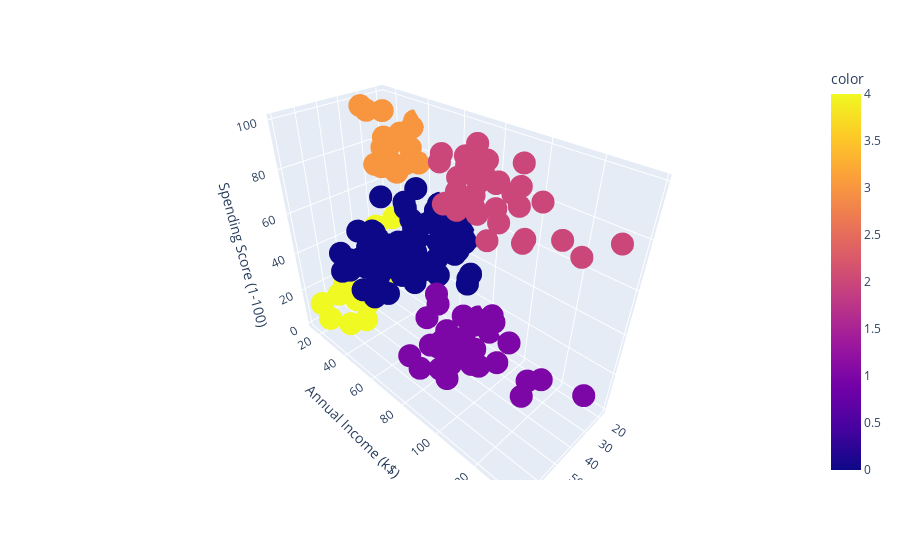

This figure's notebook cell:
### Code cell
# train a hierarchical clustering model with 5 clusters
hc = AgglomerativeClustering(n_clusters=5, affinity='euclidean', linkage='ward')
y_hc = hc.fit_predict(X)

# graph the clusters with plotly
fig = px.scatter_3d(X, x='Age', y='Annual Income (k$)', z='Spending Score (1-100)', color=y_hc)
fig.show()

### Figure 1 — Plotly figure (JSON) as saved in the notebook; plotly's stock layout.template omitted (floating-point values rounded to 4 significant figures; data arrays with more than 128 entries replaced by an {"elided": "..."} marker saying what was removed)
{"data": [{"hovertemplate": "Age=%{x}<br>Annual Income (k$)=%{y}<br>Spending Score (1-100)=%{z}<br>color=%{marker.color}<extra></extra>", "legendgroup": "", "marker": {"color": {"elided": "200 int values"}, "coloraxis": "coloraxis", "symbol": "circle"}, "mode": "markers", "name": "", "scene": "scene", "showlegend": false, "type": "scatter3d", "x": {"elided": "200 int values"}, "y": {"elided": "200 int values"}, "z": {"elided": "200 int values"}}], "layout": {"coloraxis": {"colorbar": {"title": {"text": "color"}}, "colorscale": [[0, "#0d0887"], [0.1111, "#46039f"], [0.2222, "#7201a8"], [0.3333, "#9c179e"], [0.4444, "#bd3786"], [0.5556, "#d8576b"], [0.6667, "#ed7953"], [0.7778, "#fb9f3a"], [0.8889, "#fdca26"], [1, "#f0f921"]]}, "legend": {"tracegroupgap": 0}, "margin": {"t": 60}, "scene": {"domain": {"x": [0, 1], "y": [0, 1]}, "xaxis": {"title": {"text": "Age"}}, "yaxis": {"title": {"text": "Annual Income (k$)"}}, "zaxis": {"title": {"text": "Spending Score (1-100)"}}}}}
